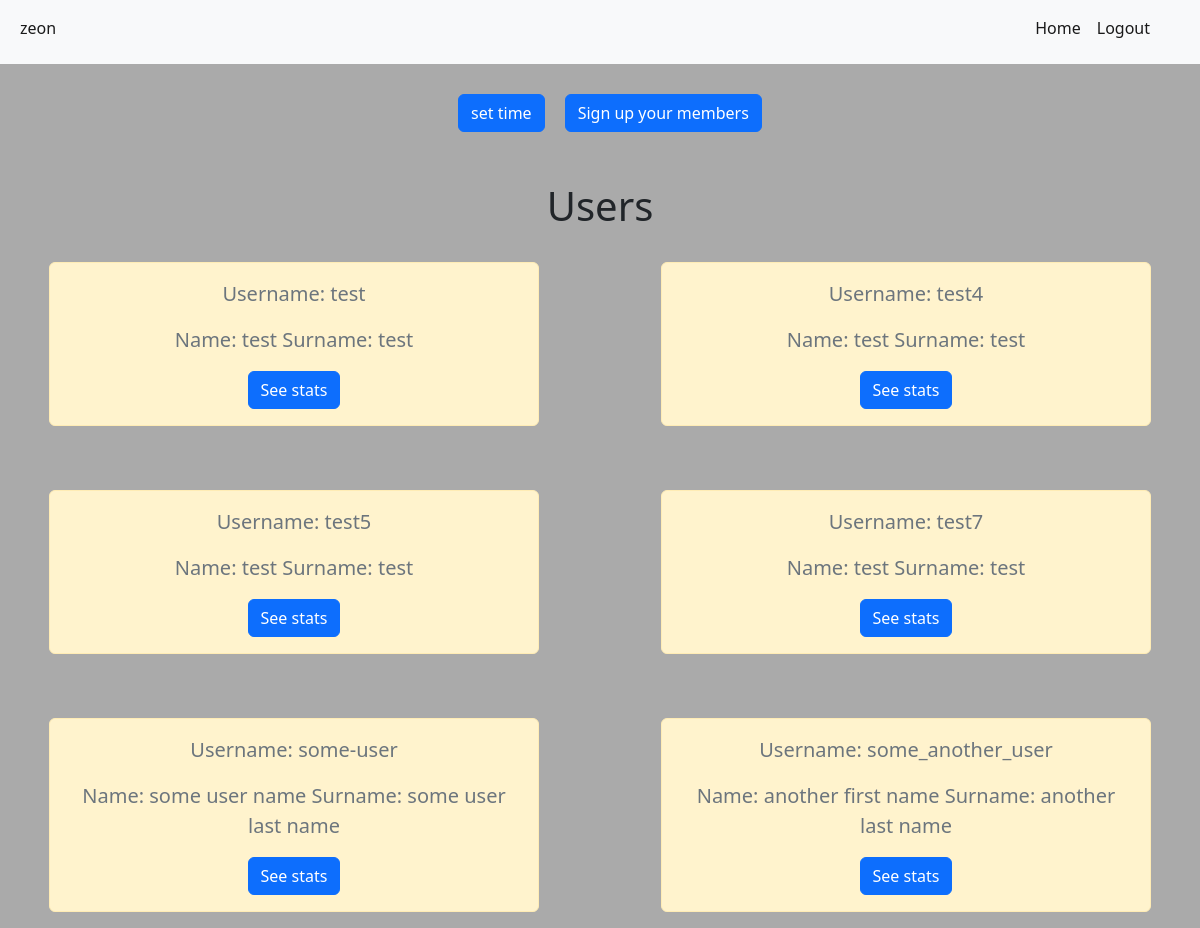
/accounts/company (signed in), run on the app's committed database.
### accounts/models.py (models this page shows)
class CustomUser(AbstractUser):
    is_member = models.BooleanField("member status", default=False)
    is_company = models.BooleanField("company status", default=False)
    objects = CustomUserManager()

class Member(models.Model):
    member = models.OneToOneField(CustomUser, on_delete=models.CASCADE, primary_key=True)
    company_id = models.ForeignKey(Company, on_delete=models.CASCADE, null=True)

### accounts/permissions.py (the view)
		def wrapper_func(request, *args, **kwargs):
			if request.user.is_company:
				return view_func(request, *args, **kwargs)
			else:
				raise PermissionDenied

### accounts/permissions.py (called while the page is built)
def company_allowed():
	def decorator(view_func):
		def wrapper_func(request, *args, **kwargs):
			if request.user.is_company:
				return view_func(request, *args, **kwargs)
			else:
				raise PermissionDenied
		return wrapper_func
	return decorator

### accounts/views.py (called while the page is built)
@company_allowed()
def accountCompanyPage(request):
    data = Member.objects.filter(company_id=request.user.id)
    return render(request, "accounts/companyMainPage.html", {"data": data})

### accounts/templates/accounts/companyMainPage.html (shortened to what this page needs)
{% extends "accounts/base.html" %}
{% block content %}
<div class="main-company-page-interact">
    <a href="{% url 'setTime' %}" class="set-time-companies btn btn-primary">set time</a>
    <a href="{% url 'mem_signup' %}" class="set-time-companies btn btn-primary">Sign up your members</a>
</div>
<div class="main-user-list ">
    <h1>Users</h1>
    <div class="row row-cols-1 row-cols-md-2  row-cols-lg-3 row-cols-xl-2 g-4">
        {% for each in data %}
        <div class="alert alert-warning mt-5 user-from-list fs-5 text-muted col">
            <p>Username: {{ each.member }}</p>
            <p>Name: {{ each.member.first_name }} Surname: {{ each.member.last_name }}</p>
            <a class="btn btn-primary" href="{% url 'userWorktime' user=each.member %}">See stats</a>
        </div>
        {% endfor %}
    </div>
</div>
{% endblock %}

### accounts/templates/accounts/base.html (shortened to what this page needs)
{% load static %}
<!DOCTYPE html>
<html lang="en">
<head>
    <link rel="stylesheet" href="{% static 'css/style.css' %}">
    <link href="https://cdn.jsdelivr.net/npm/bootstrap@5.2.2/dist/css/bootstrap.min.css" rel="stylesheet">
</head>
<body>
    <nav class="navbar navbar-expand-lg navbar-light bg-light">
        <div class="container-fluid">
          <div class="collapse navbar-collapse" id="navbarSupportedContent">
            <ul class="navbar-nav me-auto mb-2 ">
              {% if request.user.is_authenticated %}
                <li class="nav-item">
                  <a class="nav-link active" href="#">{{ request.user }}</a>
                </li>
              {% endif %}
            </ul>
            <ul class="navbar-nav mb-2 nav-right-main">
              <div class="nav-right">
                {% if request.user.is_authenticated %}
                  <li class="nav-item">
                      <a class="nav-link active" aria-current="page" href="{% url 'UserProfileRedirectPage' %}">Home</a>
                  </li>
                {% endif %}
                {% if request.user.is_authenticated %}
                  <li class="nav-item">
                      <a class="nav-link active" href="{% url 'logout' %}">Logout</a>
                {% else %}
                      <a class="nav-link active" href="{% url 'login' %}">Login</a>
                  </li>
                {% endif %}
              </div>
            </ul>
          </div>
        </div>
      </nav>
    {% block content %} {% endblock %}
</body>
</html>

### static/css/style.css (style rules this page uses)
body { background-color: #aaaaaa !important; }
a { color: blue; text-decoration: none !important; }
.main-user-list { margin-top: 50px; text-align: center; }
.user-from-list { margin-top: 20px; padding: 15px; border: 1px solid; width: 40% !important; margin: 0 auto; }
.set-time-companies { font-size: 20px; margin-left: 20px; }
.main-company-page-interact { text-align: center; display: flex; justify-content: center; margin-top: 30px; }
.nav-right { display: flex; }
.nav-right-main { margin-right: 30px; }

### data on the page
CustomUser: user "zeon"
Member: member "test", member.first_name "test", member.last_name "test"
Member: member "test4", member.first_name "test", member.last_name "test"
Member: member "test5", member.first_name "test", member.last_name "test"
Member: member "test7", member.first_name "test", member.last_name "test"
Member: member "some-user", member.first_name "some user name", member.last_name "some user last name"
Member: member "some_another_user", member.first_name "another first name", member.last_name "another last name"
